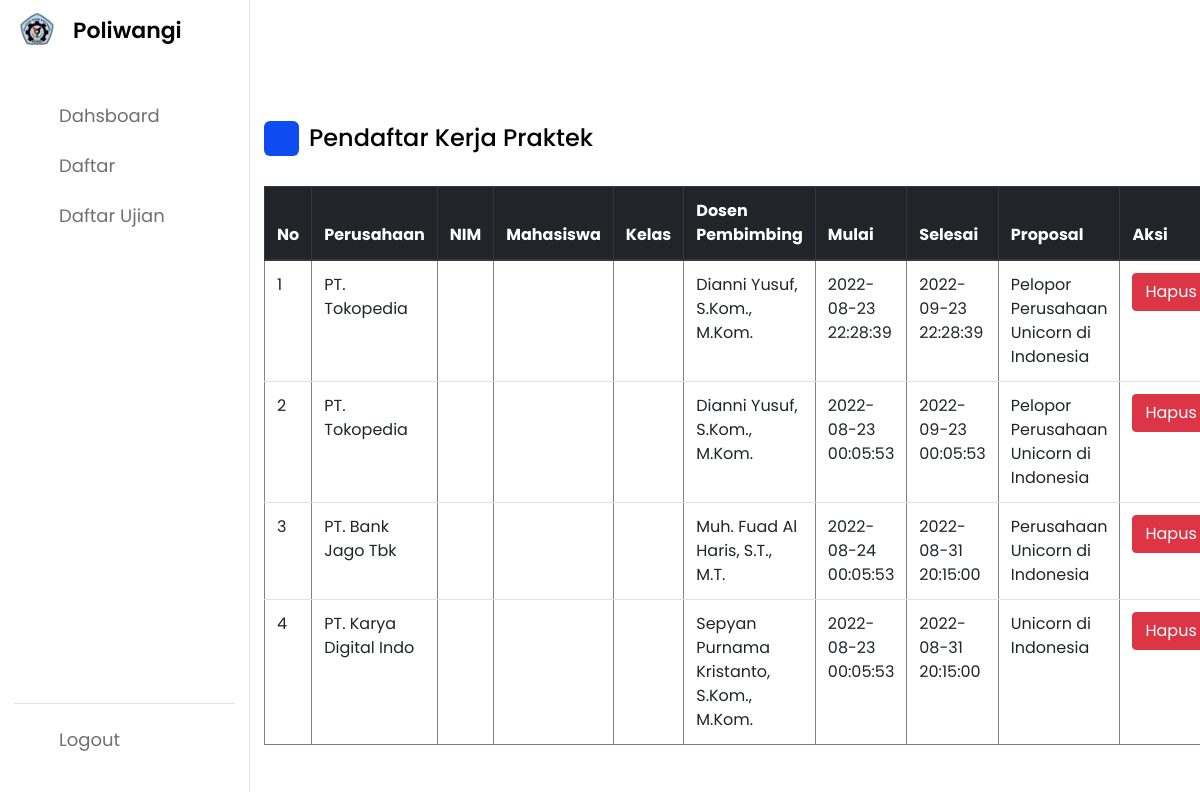
Page /daftar.php on the committed database.
### tables this page shows
CREATE TABLE `tb_pendaftaran_kp` (
  `Id` int(11) NOT NULL,
  `Tempat_KP` varchar(45) DEFAULT NULL,
  `Alamat_KP` varchar(45) DEFAULT NULL,
  `Tanggal_Mulai` datetime DEFAULT NULL,
  `Tanggal_Selesai` datetime DEFAULT NULL,
  `Proposal` varchar(45) DEFAULT NULL,
  `Anggota_Kelompok_Id` int(11) DEFAULT NULL,
  `Dosen_Id` int(11) DEFAULT NULL,
  `Perusahaan_Id` int(11) DEFAULT NULL
);

CREATE TABLE `tb_perusahaan` (
  `Id` int(11) NOT NULL,
  `Nama_Perusahaan` varchar(45) DEFAULT NULL,
  `Alamat` varchar(45) DEFAULT NULL,
  `Email` varchar(45) DEFAULT NULL,
  `Telephone` varchar(45) DEFAULT NULL
);

CREATE TABLE `tb_dosen` (
  `Id` int(11) NOT NULL,
  `Nama_Dosen` varchar(45) DEFAULT NULL,
  `NIK` varchar(45) DEFAULT NULL,
  `User_Id` int(11) DEFAULT NULL
);

### objekkp.php (called while the page is built, shortened)
<?php
class KP {
    public function AmbilDataKP() {
        include ("koneksi.php");
        $query = "select tb_pendaftaran_kp.Id as Id, Proposal, Tanggal_Mulai, Tanggal_Selesai,
        Nama_Mahasiswa, tb_mahasiswa.NIM as NIM, Nama_Dosen, Nama_Perusahaan, Kelas from tb_pendaftaran_kp
        left join tb_perusahaan on tb_pendaftaran_kp.Perusahaan_Id = tb_perusahaan.Id
        left join tb_anggota_kelompok on tb_pendaftaran_kp.Anggota_Kelompok_Id = tb_anggota_kelompok.Id
        left join tb_mahasiswa on tb_mahasiswa.Anggota_Kelompok_Id = tb_anggota_kelompok.Id
        left join tb_dosen on tb_pendaftaran_kp.Dosen_Id = tb_dosen.Id";
        $mysql = mysqli_query($koneksi,$query);
        return $mysql;
    }
}
?>

### daftar.php (the view, shortened to what this page needs)
<?php
include ("objekkp.php");
$KP = new KP();
?>
<!DOCTYPE html>
<html lang="en">
<head>
    <link rel="stylesheet" href="daftar.css">
    <link rel="stylesheet" href="https://unicons.iconscout.com/release/v4.0.0/css/line.css">
    <link rel="stylesheet" href="https://cdn.jsdelivr.net/npm/bootstrap@4.0.0/dist/css/bootstrap.min.css">
</head>
<body>
    <nav>
        <div class="logo-name">
            <div class="logo-image">
                <img src="asset/poliwangi.png" alt="">
            </div>
            <span class="logo_name">Poliwangi</span>
        </div>
        <div class="menu-items">
            <ul class="nav-links">
                <li><a href="dash-admin.php">
                        <i class="uil uil-estate"></i>
                        <span class="link-name">Dahsboard</span>
                    </a></li>
                <li><a href="#">
                        <i class="uil uil-file-edit-alt"></i>
                        <span class="link-name">Daftar</span>
                    </a></li>
                <li><a href="daftar-ujian.php">
                        <i class="uil uil-clipboard-notes"></i>
                        <span class="link-name">Daftar Ujian</span>
                    </a></li>
            </ul>
            <ul class="logout-mode">
                <li><a href="index.php">
                        <i class="uil uil-sign-out-alt"></i>
                        <span class="link-name">Logout</span>
                    </a></li>
                <li class="mode">
                    <div class="mode-toggle">
                    </div>
                </li>
            </ul>
        </div>
    </nav>
    <section class="dashboard">
        <div class="dash-content">
            <div class="overview">
                <div class="title">
                    <i class="uil uil-file-edit-alt"></i>
                    <span class="text">Pendaftar Kerja Praktek</span>
                </div>
                <table class="table" border="1">
                    <thead class="thead-dark">
                    <tr>
                        <th scope="col">No</th>
                        <th scope="col">Perusahaan</th>
                        <th scope="col">NIM</th>
                        <th scope="col">Mahasiswa</th>
                        <th scope="col">Kelas</th>
                        <th scope="col">Dosen Pembimbing</th>
                        <th scope="col">Mulai</th>
                        <th scope="col">Selesai</th>
                        <th scope="col">Proposal</th>
                        <th scope="col">Aksi</th>
                    </tr>
                    </thead>
                    <?php
                    $ambildata = $KP->AmbilDataKP();
                    $i = 1;
                    while ($tampil = mysqli_fetch_assoc($ambildata)) {
                        echo "
                        <tr>
                            <td>$i</td>
                            <td>$tampil[Nama_Perusahaan]</td>
                            <td>$tampil[NIM]</td>
                            <td>$tampil[Nama_Mahasiswa]</td>
                            <td>$tampil[Kelas]</td>
                            <td>$tampil[Nama_Dosen]</td>
                            <td>$tampil[Tanggal_Mulai]</td>
                            <td>$tampil[Tanggal_Selesai]</td>
                            <td>$tampil[Proposal]</td>
                            <td>
                                 <a href='?hapus=$tampil[Id]' class='btn btn-danger' onClick=\"return confirm('Apakah anda yakin?');\">Hapus</a>
                            </td>
                        </tr>";
                        $i++;
                    }
                    ?>
                </table>
            </div>
        </div>
    </section>
</body>
</html>

### daftar.css (style rules this page uses)
* { margin: 0; padding: 0; box-sizing: border-box; font-family: 'Poppins', sans-serif; }
:root { --primary-color: #0E4BF1; --panel-color: #FFF; --text-color: #000; --black-light-color: #707070; --border-color: #e6e5e5; --toggle-color: #DDD; --box1-color: #4DA3FF; --box2-color: #FFE6AC; --box3-color: #E7D1FC; --title-icon-color: #fff; --tran-05: all 0.5s ease; --tran-03: all 0.3s ease; --tran-03: all 0.2s ease; }
body { min-height: 100vh; background-color: var(--primary-color); }
nav { position: fixed; top: 0; left: 0; height: 100%; width: 250px; padding: 10px 14px; background-color: var(--panel-color); border-right: 1px solid var(--border-color); transition: var(--tran-05); }
nav .logo-name { display: flex; align-items: center; }
nav .logo-image { display: flex; justify-content: center; min-width: 45px; }
nav .logo-image img { width: 40px; object-fit: cover; border-radius: 50%; }
nav .logo-name .logo_name { font-size: 22px; font-weight: 600; color: var(--text-color); margin-left: 14px; transition: var(--tran-05); }
nav .menu-items { margin-top: 40px; height: calc(100% - 90px); display: flex; flex-direction: column; justify-content: space-between; }
.menu-items li { list-style: none; }
.menu-items li a { display: flex; align-items: center; height: 50px; text-decoration: none; position: relative; }
.menu-items li a i { font-size: 24px; min-width: 45px; height: 100%; display: flex; align-items: center; justify-content: center; color: var(--black-light-color); }
.menu-items li a .link-name { font-size: 18px; font-weight: 400; color: var(--black-light-color); transition: var(--tran-05); }
.menu-items .logout-mode { padding-top: 10px; border-top: 1px solid var(--border-color); }
.menu-items .mode { display: flex; align-items: center; white-space: nowrap; }
.menu-items .mode-toggle { position: absolute; right: 14px; height: 50px; min-width: 45px; display: flex; align-items: center; justify-content: center; cursor: pointer; }
.dashboard { position: relative; left: 250px; background-color: var(--panel-color); min-height: 100vh; width: calc(100% - 250px); padding: 10px 14px; transition: var(--tran-05); }
.dashboard .dash-content { padding-top: 50px; }
.dash-content .title { display: flex; align-items: center; margin: 60px 0 30px 0; }
.dash-content .title i { position: relative; height: 35px; width: 35px; background-color: var(--primary-color); border-radius: 6px; color: var(--title-icon-color); display: flex; align-items: center; justify-content: center; font-size: 24px; }
.dash-content .title .text { font-size: 24px; font-weight: 500; color: var(--text-color); margin-left: 10px; }

### rows in the picture
tb_pendaftaran_kp: Perusahaan_Id.Nama_Perusahaan "PT. Tokopedia", Dosen_Id.Nama_Dosen "Dianni Yusuf, S.Kom., M.Kom.", Tanggal_Mulai "2022-08-23 22:28:39", Tanggal_Selesai "2022-09-23 22:28:39", Proposal "Pelopor Perusahaan Unicorn di Indonesia"
tb_pendaftaran_kp: Perusahaan_Id.Nama_Perusahaan "PT. Tokopedia", Dosen_Id.Nama_Dosen "Dianni Yusuf, S.Kom., M.Kom.", Tanggal_Mulai "2022-08-23 00:05:53", Tanggal_Selesai "2022-09-23 00:05:53", Proposal "Pelopor Perusahaan Unicorn di Indonesia"
tb_pendaftaran_kp: Perusahaan_Id.Nama_Perusahaan "PT. Bank Jago Tbk", Dosen_Id.Nama_Dosen "Muh. Fuad Al Haris, S.T., M.T.", Tanggal_Mulai "2022-08-24 00:05:53", Tanggal_Selesai "2022-08-31 20:15:00", Proposal "Perusahaan Unicorn di Indonesia"
tb_pendaftaran_kp: Perusahaan_Id.Nama_Perusahaan "PT. Karya Digital Indo", Dosen_Id.Nama_Dosen "Sepyan Purnama Kristanto, S.Kom., M.Kom.", Tanggal_Mulai "2022-08-23 00:05:53", Tanggal_Selesai "2022-08-31 20:15:00", Proposal "Unicorn di Indonesia"
